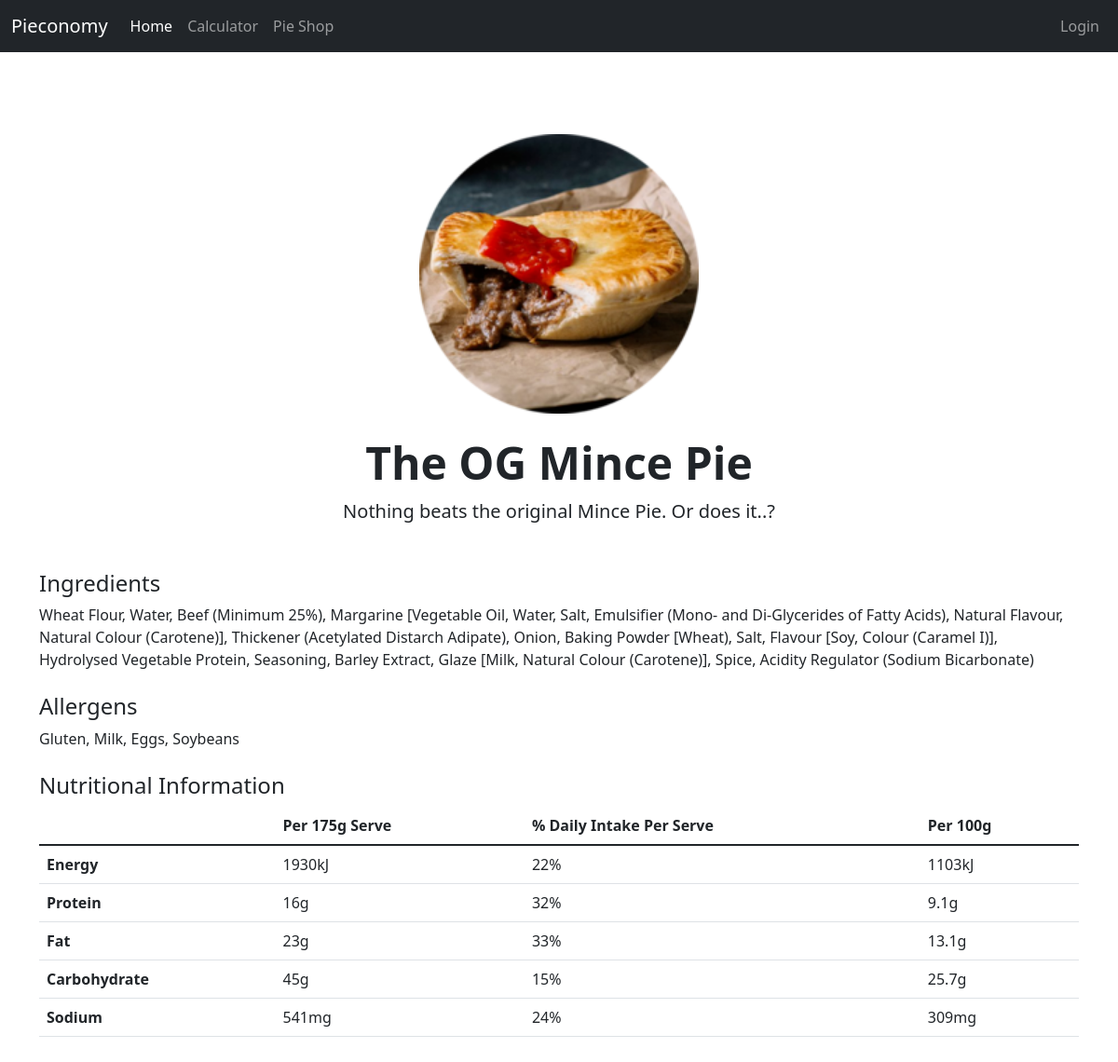
The app's page /item-detail/7 with its own data.
### main/models.py (models this page shows, shortened)
class PieList(models.Model):
    name = models.TextField()
    cost = models.DecimalField(decimal_places=2, max_digits=5)
    to_json: models.JSONField()
    image_url = models.ImageField()
    image_alt_text = models.TextField()
    heading_text = models.TextField(max_length=50)
    blurb_text = models.TextField(max_length=100)
    button_text = models.TextField(max_length=20)
    button_link = models.TextField()
    show_in_shop = models.BooleanField(default=True)
    heading_text_style = models.TextField(default='text-dark')
    blurb_text_style = models.TextField(default='text-dark')
    button_style = models.TextField(default='btn-primary')
    allergens = models.ManyToManyField(Allergens)
    sort_order = models.IntegerField(default=1)
    ingredients = models.TextField()

class Allergens(models.Model):
    name = models.TextField()
    colour = models.ForeignKey(BootstrapColours, on_delete=models.RESTRICT)
    def __str__(self):
        return self.name

class NutritionalInfo(models.Model):
    pie_id = models.ForeignKey(PieList, on_delete=models.RESTRICT)
    serving_size = models.IntegerField()
    energy_di = models.IntegerField(default=8700)
    energy = models.IntegerField()
    protein_di = models.IntegerField(default=50)
    protein = models.IntegerField()
    fat_di = models.IntegerField(default=70)
    fat = models.IntegerField()
    carbohydrate_di = models.IntegerField(default=310)
    carbohydrate = models.IntegerField()
    sodium_di = models.IntegerField(default=2300)
    sodium = models.IntegerField()
    @property
    def energy_di_percent(self):
        return round(self.energy / self.energy_di * 100)
    @property
    def protein_di_percent(self):
        return round(self.protein / self.protein_di * 100)
    @property
    def fat_di_percent(self):
        return round(self.fat / self.fat_di * 100)
    @property
    def carbohydrate_di_percent(self):
        return round(self.carbohydrate / self.carbohydrate_di * 100)
    @property
    def sodium_di_percent(self):
        return round(self.sodium / self.sodium_di * 100)
    @property
    def energy_per_100(self):
        return round(self.energy / self.serving_size * 100)
    @property
    def protein_per_100(self):
        return round(self.protein / self.serving_size * 100, 1)
    @property
    def fat_per_100(self):
        return round(self.fat / self.serving_size * 100, 1)
    @property
    def carbohydrate_per_100(self):
        return round(self.carbohydrate / self.serving_size * 100, 1)
    @property
    def sodium_per_100(self):
        return round(self.sodium / self.serving_size * 100)

### main/views.py (the view)
# urls.py: path('item-detail/<int:pk>', views.ShopItemDetailView.as_view(), name='item-detail'),
class ShopItemDetailView(DetailView):
    model = PieList
    template_name = 'main/detail_view.html'
    context_object_name = 'pie_detail'
    def get_context_data(self, **kwargs):
        context = super().get_context_data(**kwargs)
        try:
            context['nutrition'] = NutritionalInfo.objects.get(pie_id=self.object.id)
        except NutritionalInfo.DoesNotExist:
            pass
        return context

### templates/main/detail_view.html (shortened to what this page needs)
{% extends 'base.html' %}
{% block body %}
    <section class="container mt-5">
        <div class="px-4 pt-5 my-5 text-center">
            <img class="d-block mx-auto mb-4" src="..\media\{{ pie_detail.image_url }}" width="300">
            <h1 class="display-5 fw-bold">{{ pie_detail.heading_text }}</h1>
            <div class="col-lg-6 mx-auto">
                <p class="lead mb-4">{{ pie_detail.blurb_text }}</p>
            </div>
        </div>
        {% if pie_detail.ingredients|length != 0 %}
            <div class="pb-4">
                <h4>Ingredients</h4>
                {{ pie_detail.ingredients }}
            </div>
        {% endif %}
        {% if pie_detail.allergens.all|length != 0 %}
            <div class="pb-4">
                <h4>Allergens</h4>
                {{ pie_detail.allergens.all|join:", " }}
            </div>
        {% endif %}
        {% if nutrition %}
            <div class="">
                <h4>Nutritional Information</h4>
                <table class="table">
                    <thead>
                    <tr>
                        <th scope="col"></th>
                        <th scope="col">Per {{ nutrition.serving_size }}g Serve</th>
                        <th scope="col">% Daily Intake Per Serve</th>
                        <th scope="col">Per 100g</th>
                    </tr>
                    </thead>
                    <tbody>
                    <tr>
                        <th scope="row">Energy</th>
                        <td>{{ nutrition.energy }}kJ</td>
                        <td>{{ nutrition.energy_di_percent }}%</td>
                        <td>{{ nutrition.energy_per_100 }}kJ</td>
                    </tr>
                    <tr>
                        <th scope="row">Protein</th>
                        <td>{{ nutrition.protein }}g</td>
                        <td>{{ nutrition.protein_di_percent }}%</td>
                        <td>{{ nutrition.protein_per_100 }}g</td>
                    </tr>
                    <tr>
                        <th scope="row">Fat</th>
                        <td>{{ nutrition.fat }}g</td>
                        <td>{{ nutrition.fat_di_percent }}%</td>
                        <td>{{ nutrition.fat_per_100 }}g</td>
                    </tr>
                    <tr>
                        <th scope="row">Carbohydrate</th>
                        <td>{{ nutrition.carbohydrate }}g</td>
                        <td>{{ nutrition.carbohydrate_di_percent }}%</td>
                        <td>{{ nutrition.carbohydrate_per_100 }}g</td>
                    </tr>
                    <tr>
                        <th scope="row">Sodium</th>
                        <td>{{ nutrition.sodium }}mg</td>
                        <td>{{ nutrition.sodium_di_percent }}%</td>
                        <td>{{ nutrition.sodium_per_100 }}mg</td>
                    </tr>
                    </tbody>
                </table>
            </div>
            </section>
            {% endif %}
{% endblock %}

### main/static/css/carousel.css (style rules this page uses)
body { padding-top: 3rem; padding-bottom: 3rem; color: #5a5a5a; }

### records on screen
PieList: image_url (picture), heading_text "The OG Mince Pie", blurb_text "Nothing beats the original Mince Pie. Or does it..?", ingredients "Wheat Flour, Water, Beef (Minimum 25%), Margarine [Vegetable Oil, Water, Salt, Emulsifier (Mono- and Di-Glycerides of Fatty Acids), Natural Flavour, Natural Colour (Carotene)], Thickener (Acetylated Distarch Adipate), Onion, Baking Powder [Wheat), Salt, Flavour [Soy, Colour (Caramel I)], Hydrolysed Vegetable Protein, Seasoning, Barley Extract, Glaze [Milk, Natural Colour (Carotene)], Spice, Acidity Regulator (Sodium Bicarbonate)", allergens.all "Gluten, Milk, Eggs, Soybeans"
NutritionalInfo: serving_size "175", energy "1930", energy_di_percent "22", energy_per_100 "1103", protein "16", protein_di_percent "32", protein_per_100 "9.1", fat "23", fat_di_percent "33", fat_per_100 "13.1", carbohydrate "45", carbohydrate_di_percent "15", carbohydrate_per_100 "25.7", sodium "541", sodium_di_percent "24", sodium_per_100 "309"
